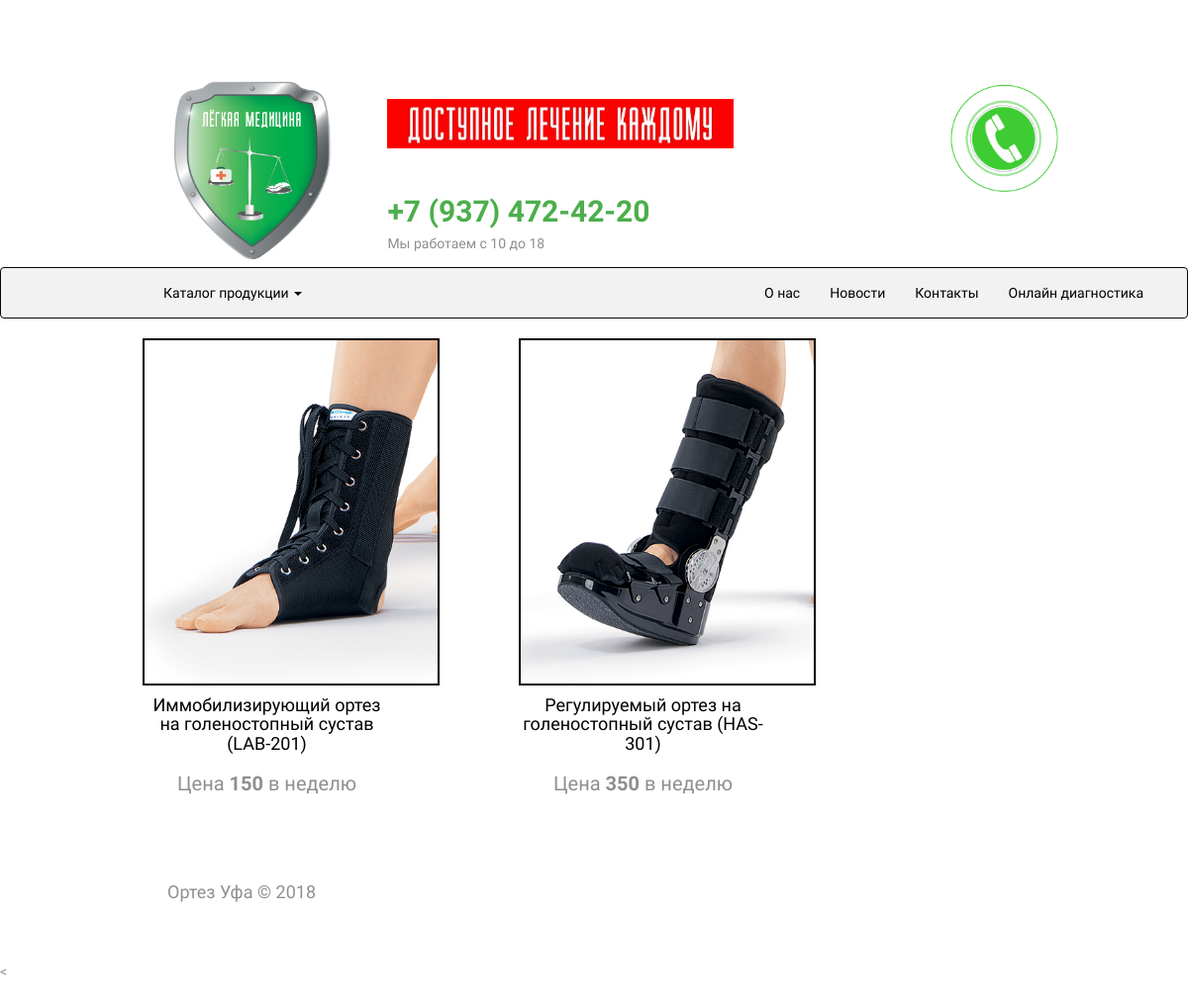
Screenshot of /category/foot/ with the database file from the repository.
### ecomapp/models.py (models this page shows, shortened)
class Product(models.Model):
    category = models.ForeignKey(Category, on_delete=models.PROTECT)
    brand = models.ForeignKey(Brand, on_delete=models.PROTECT)
    title = models.CharField(max_length=120)
    slug = models.SlugField()
    description = models.TextField()
    image = models.ImageField(upload_to=image_folder)
    image2 = models.ImageField(upload_to=image_folder)
    indications = models.TextField(null=True)
    contraindications = models.TextField(null=True)
    selection_of_sizes = models.ImageField(upload_to=image_folder, null=True)
    price = models.DecimalField(max_digits=9, decimal_places=0)
    available = models.BooleanField(default=True)
    objects = ProductManager()
    instruction_title = models.CharField(max_length=30)
    instruction_pdf = models.FileField(upload_to=image_folder)
    def get_absolut_url(self):
        return reverse('product_detail', kwargs={'product_slug': self.slug})

### ecomapp/views.py (the view, shortened to what this page needs)
# urls.py: re_path(r'^category/(?P<category_slug>[-\w]+)/$', category_view, name='category_detail'),
def category_view(request, category_slug):
    if request.method == 'GET':
        form = ContactForm()
    category = Category.objects.get(slug=category_slug)
    product_of_category = Product.objects.filter(category=category)
    categories = Category.objects.all()
    context = {
        'product_of_category': product_of_category,
        'categorise': categories,
        'form': form
    }
    return render(request, 'category.html', context)

### ecomapp/models.py (called while the page is built)
    def get_absolut_url(self):
        return reverse('category_detail', kwargs={'category_slug': self.slug})

### templates/category.html
{%  extends "base.html" %}
{% block  content%}
    <div class="container">
        <div class="category">
            {% for product in product_of_category %}
                <div class="col-md-4" style="padding-left: 10%">
                    <img src="{{ product.image.url }}" style="height: 100%; width: 300px; border: 2px solid #010101;">
                    <h4 class="text-center" ><a href="{{ product.get_absolut_url }}">{{ product.title }}</a></h4>
                    <p class="text-center" style="font-size: 20px">Цена <strong>{{ product.price }}</strong> в неделю</p>
                </div>
            {% endfor %}
        </div>
    </div>
{% endblock content  %}

### static_in_dev/css/shop-homepage.css (style rules this page uses)
body { padding-top: 70px; }
body { height:1600px; }
* { box-sizing: border-box; }
body { color: #8f8f8f; background: white; font-family: "Cardo", serif; font-weight: 300; -webkit-font-smoothing: antialiased; }
a { text-decoration: none; }
p { margin-bottom: 20px; font-size: 17px; line-height: 2; }

### templates/base.html (style rules this page uses)
A { color: black; }

### rows the page displays
Product: image (picture), title "Иммобилизирующий ортез на голеностопный сустав (LAB-201)", price "150"
Product: image (picture), title "Регулируемый ортез на голеностопный сустав (HAS-301)", price "350"
